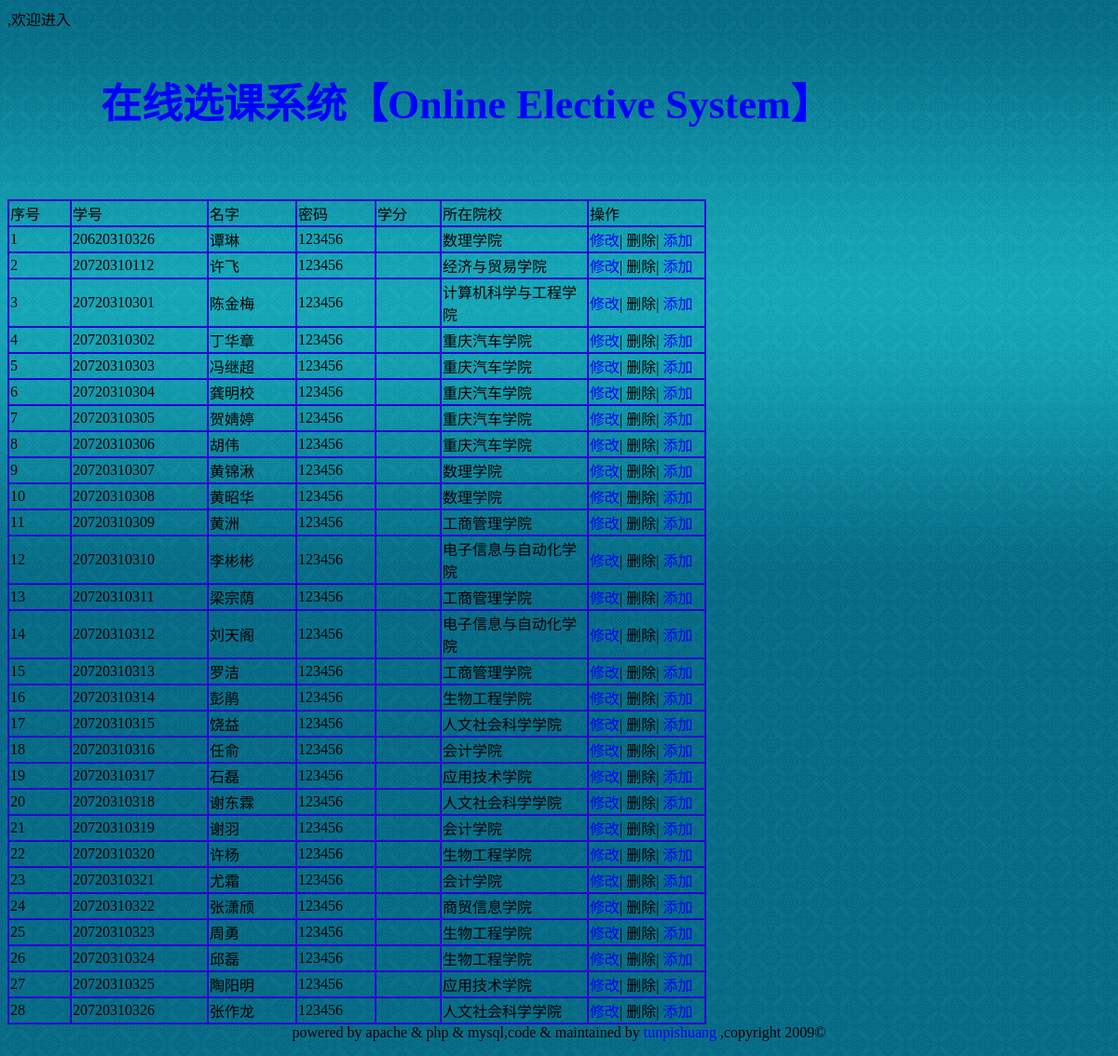
Screenshot of /info_student.php with the database file from the repository.
### tables this page shows
CREATE TABLE `student`  (
  `id` int(11) NOT NULL AUTO_INCREMENT,
  `sid` varchar(20) NOT NULL,
  `sname` varchar(20) NULL DEFAULT NULL,
  `spass` varchar(20) NULL DEFAULT NULL,
  `s_did` varchar(20) NULL DEFAULT NULL,
  PRIMARY KEY (`id`) USING BTREE,
  UNIQUE INDEX `id`(`id`) USING BTREE,
  UNIQUE INDEX `sid`(`sid`) USING BTREE,
  INDEX `s_did`(`s_did`) USING BTREE
);

CREATE TABLE `dept`  (
  `id` int(11) NOT NULL AUTO_INCREMENT,
  `did` varchar(10) NOT NULL,
  `dname` varchar(40) NULL DEFAULT NULL,
  `dinfo` text NULL,
  PRIMARY KEY (`id`) USING BTREE,
  UNIQUE INDEX `id`(`id`) USING BTREE,
  UNIQUE INDEX `did`(`did`) USING BTREE
);

### info_student.php (the view, shortened to what this page needs)
<!DOCTYPE html PUBLIC "-//W3C//DTD XHTML 1.0 Transitional//EN" "http://www.w3.org/TR/xhtml1/DTD/xhtml1-transitional.dtd">
<html xmlns="http://www.w3.org/1999/xhtml">
<head>
<link href="css/style.css" rel="stylesheet" type="text/css" />
</head>
<body>
<div id="container">
	<?php echo $_SESSION["name"]?>,欢迎进入
	<?php include("header.php")?>
      	<div id="main">
        <table width="750" border="1" cellspacing="0">
      <tr>
        <td width="63">序号</td>
        <td width="143">学号</td>
        <td width="91">名字</td>
        <td width="81">密码</td>
        <td width="66">学分</td>
        <td width="154">所在院校</td>
        <td width="122">操作</td>
      </tr>
      <?php
	  $query="select count(*) as student_num from student";
      $result = mysql_query($query);
      list($student_num)=mysql_fetch_array($result);
      $query = "select student.id,sid,sname,spass,dname from student,dept where dept.did=student.s_did order by student.id";
      $result = mysql_query($query);
      for($i=0;$i<$student_num;$i++) {
          list($id,$sid,$sname,$spass,$dname)=mysql_fetch_array($result);
		$credit_get_sum=mysql_query("select sum(credit_get)
			from sc,course,student,teacher
			where sc_sid=student.sid
			and sc_cid=course.cid
			and course.c_tid=teacher.tid
			and sid='$sid'
			");
			list($credit_get_sum)=mysql_fetch_array($credit_get_sum);
          echo "
		  <tr>
			  <td>".$id."</td>
			  <td>".$sid." </td>
			  <td>".$sname. "</td>
			  <td>".$spass."</td>
			  <td>".$credit_get_sum."</td>
			  <td>".$dname."</td>
			  <td><a href=\"student_modify.php?student_id=".$sid."\">修改</a>|
			  	  删除|
				  <a href=\"student_add.php\">添加</a></td>
		  </tr>";
      }
    ?>
    </table>
    </div>
    </div id="footer">
        <?php include("footer.php")?>
</body>
</html>

### css/style.css (style rules this page uses)
body { background-image:url(../img/blue.gif); background-repeat:repeat-x; }
a:link { color:#00F; text-decoration:none; }
#container { width:960px; margin:0,100px; }
#main { margin-top:30px; float:left; margin-left:0px; }
#main table { border-width:1px; border-color:#30F; }
#main table tr td { border-width:1px; border-color:#30F; }

### rows the page displays
student: id "1", sid "20620310326", sname "谭琳", spass "123456", dept.dname "数理学院"
student: id "2", sid "20720310112", sname "许飞", spass "123456", dept.dname "经济与贸易学院"
student: id "3", sid "20720310301", sname "陈金梅", spass "123456", dept.dname "计算机科学与工程学院"
student: id "4", sid "20720310302", sname "丁华章", spass "123456", dept.dname "重庆汽车学院"
student: id "5", sid "20720310303", sname "冯继超", spass "123456", dept.dname "重庆汽车学院"
student: id "6", sid "20720310304", sname "龚明校", spass "123456", dept.dname "重庆汽车学院"
student: id "7", sid "20720310305", sname "贺婧婷", spass "123456", dept.dname "重庆汽车学院"
student: id "8", sid "20720310306", sname "胡伟", spass "123456", dept.dname "重庆汽车学院"
student: id "9", sid "20720310307", sname "黄锦湫", spass "123456", dept.dname "数理学院"
student: id "10", sid "20720310308", sname "黄昭华", spass "123456", dept.dname "数理学院"
student: id "11", sid "20720310309", sname "黄洲", spass "123456", dept.dname "工商管理学院"
student: id "12", sid "20720310310", sname "李彬彬", spass "123456", dept.dname "电子信息与自动化学院"
student: id "13", sid "20720310311", sname "梁宗荫", spass "123456", dept.dname "工商管理学院"
student: id "14", sid "20720310312", sname "刘天阁", spass "123456", dept.dname "电子信息与自动化学院"
student: id "15", sid "20720310313", sname "罗洁", spass "123456", dept.dname "工商管理学院"
student: id "16", sid "20720310314", sname "彭鹃", spass "123456", dept.dname "生物工程学院"
student: id "17", sid "20720310315", sname "饶益", spass "123456", dept.dname "人文社会科学学院"
student: id "18", sid "20720310316", sname "任俞", spass "123456", dept.dname "会计学院"
student: id "19", sid "20720310317", sname "石磊", spass "123456", dept.dname "应用技术学院"
student: id "20", sid "20720310318", sname "谢东霖", spass "123456", dept.dname "人文社会科学学院"
student: id "21", sid "20720310319", sname "谢羽", spass "123456", dept.dname "会计学院"
student: id "22", sid "20720310320", sname "许杨", spass "123456", dept.dname "生物工程学院"
student: id "23", sid "20720310321", sname "尤霜", spass "123456", dept.dname "会计学院"
student: id "24", sid "20720310322", sname "张潇颀", spass "123456", dept.dname "商贸信息学院"
student: id "25", sid "20720310323", sname "周勇", spass "123456", dept.dname "生物工程学院"
student: id "26", sid "20720310324", sname "邱磊", spass "123456", dept.dname "生物工程学院"
student: id "27", sid "20720310325", sname "陶阳明", spass "123456", dept.dname "应用技术学院"
student: id "28", sid "20720310326", sname "张作龙", spass "123456", dept.dname "人文社会科学学院"
